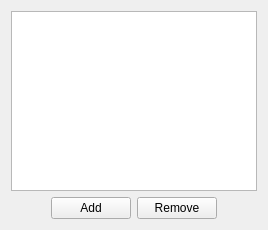
<?xml version="1.0" encoding="UTF-8"?>
<ui version="4.0">
 <class>SilenceForm</class>
 <widget class="QWidget" name="SilenceForm">
  <property name="geometry">
   <rect>
    <x>0</x>
    <y>0</y>
    <width>268</width>
    <height>230</height>
   </rect>
  </property>
  <property name="windowTitle">
   <string>Form</string>
  </property>
  <layout class="QVBoxLayout" name="verticalLayout">
   <item>
    <widget class="QTableWidget" name="tableWidget">
     <property name="selectionBehavior">
      <enum>QAbstractItemView::SelectRows</enum>
     </property>
    </widget>
   </item>
   <item>
    <layout class="QHBoxLayout" name="horizontalLayout">
     <item>
      <spacer name="horizontalSpacer">
       <property name="orientation">
        <enum>Qt::Horizontal</enum>
       </property>
       <property name="sizeHint" stdset="0">
        <size>
         <width>40</width>
         <height>20</height>
        </size>
       </property>
      </spacer>
     </item>
     <item>
      <widget class="QPushButton" name="addButton">
       <property name="text">
        <string>Add</string>
       </property>
      </widget>
     </item>
     <item>
      <widget class="QPushButton" name="removeButton">
       <property name="text">
        <string>Remove</string>
       </property>
      </widget>
     </item>
     <item>
      <spacer name="horizontalSpacer_2">
       <property name="orientation">
        <enum>Qt::Horizontal</enum>
       </property>
       <property name="sizeHint" stdset="0">
        <size>
         <width>40</width>
         <height>20</height>
        </size>
       </property>
      </spacer>
     </item>
    </layout>
   </item>
  </layout>
 </widget>
 <resources/>
 <connections/>
</ui>
